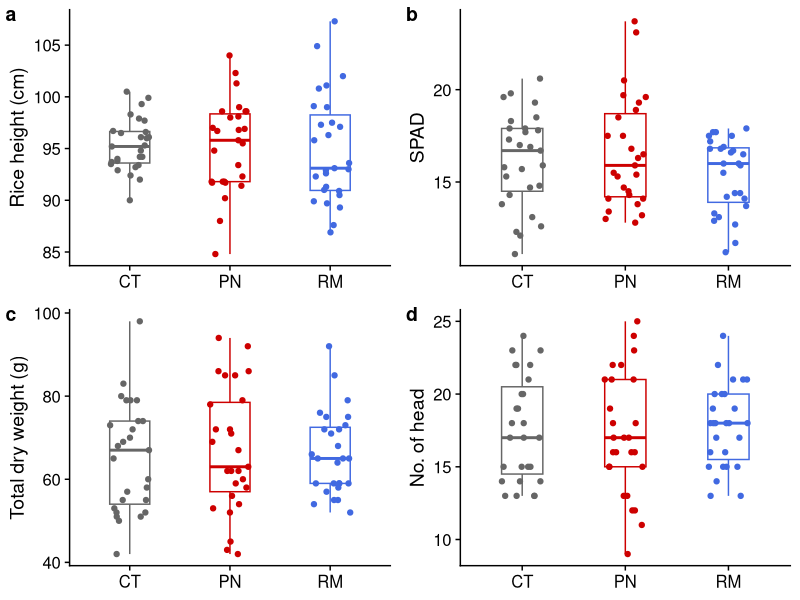
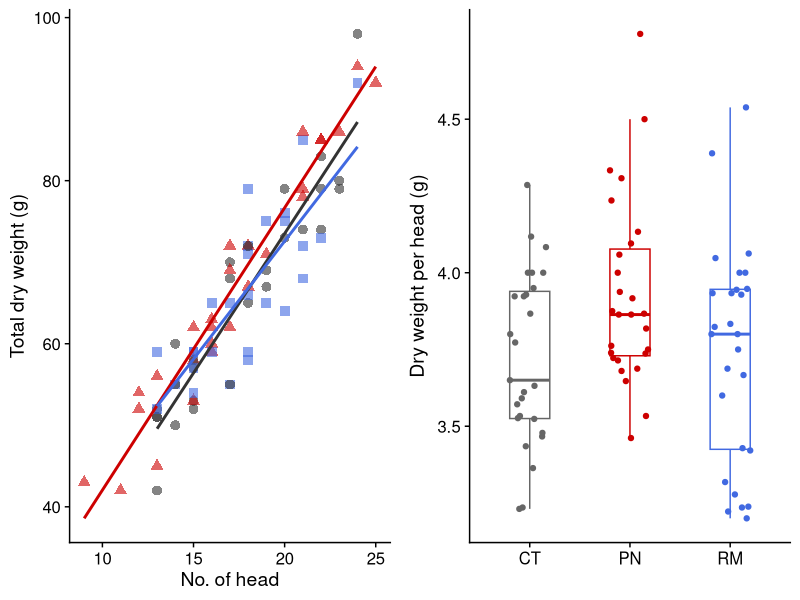
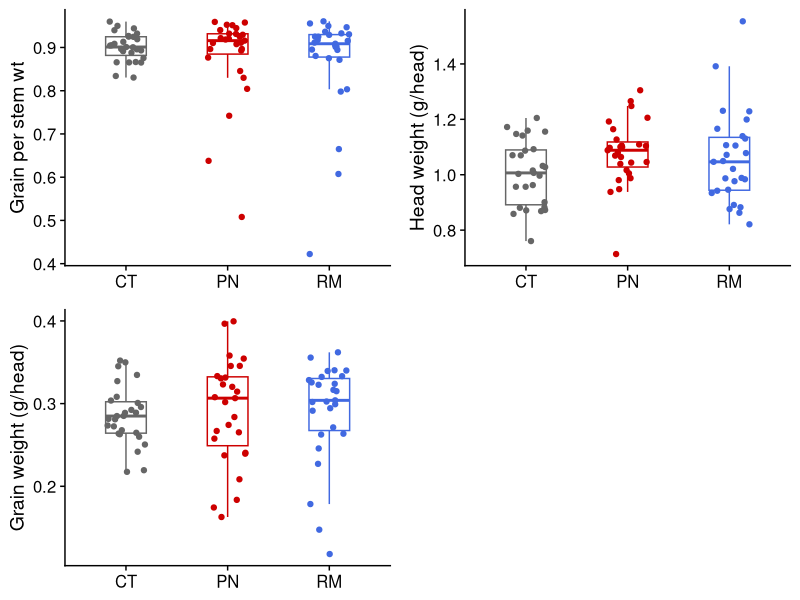

Here is the R script that generated these plots, in order:
####
#### PRESTO 2019, Rice manipulation experiment
#### Visualization of CER rice yield data
####

# Create output folder
output_folder02 <- "02_VisualizeYieldOut"
dir.create(output_folder02)

# Load library
library(tidyverse); packageVersion("tidyverse") # 1.3.0, 2021.1.12
library(lubridate); packageVersion("lubridate") # 1.7.9.2, 2021.1.12
library(cowplot); packageVersion("cowplot") # 1.1.1, 2021.1.12
library(ggrepel); packageVersion("ggrepel") # 0.9.0, 2021.1.12
library(ggsci); packageVersion("ggsci") # 2.9, 2021.1.12
#library(ggrepel); packageVersion("ggrepel")
theme_set(theme_cowplot())

# load data
d <- read.csv("data/data_rice_yield.csv")

# Visualize data (Basic pattern)
g1 <- ggplot(d, aes(x = treatment, y = max_rice_height, group = treatment, color = treatment)) +
  geom_boxplot(outlier.color = "white", outlier.shape = NA, width = 0.4) +
  geom_jitter(height = 0, width = 0.2) +
  scale_color_manual(values = c("gray40", "red3", "royalblue")) +
  ylab("Rice height (cm)") + xlab(NULL)

g2 <- ggplot(d, aes(x = treatment, y = spad, group = treatment, color = treatment)) +
  geom_boxplot(outlier.color = "white", outlier.shape = NA, width = 0.4) +
  geom_jitter(height = 0, width = 0.2) +
  scale_color_manual(values = c("gray40", "red3", "royalblue")) +
  ylab("SPAD") + xlab(NULL)

g3 <- ggplot(d, aes(x = treatment, y = total_dry_wt, group = treatment, color = treatment)) +
  geom_boxplot(outlier.color = "white", outlier.shape = NA, width = 0.4) +
  geom_jitter(height = 0, width = 0.2) +
  scale_color_manual(values = c("gray40", "red3", "royalblue")) +
  ylab("Total dry weight (g)") + xlab(NULL)

g4 <- ggplot(d, aes(x = treatment, y = n_head, group = treatment, color = treatment)) +
  geom_boxplot(outlier.color = "white", outlier.shape = NA, width = 0.4) +
  geom_jitter(height = 0, width = 0.2) +
  scale_color_manual(values = c("gray40", "red3", "royalblue")) +
  ylab("No. of head") + xlab(NULL)

g_all1 <- plot_grid(g1 + theme(legend.position = "none"),
                    g2 + theme(legend.position = "none"),
                    g3 + theme(legend.position = "none"),
                    g4 + theme(legend.position = "none"),
                    ncol = 2, labels = "auto")


# Visualization version 2
g5 <- ggplot(d, aes(x = n_head, y = total_dry_wt, group = treatment, color = treatment, shape = treatment, fill = treatment)) +
  geom_point(alpha = 0.6, size = 3) +
  scale_color_manual(values = c("gray20", "red3", "royalblue")) +
  scale_fill_manual(values = c("gray20", "red3", "royalblue")) +
  geom_smooth(method = "lm", se = FALSE) +
  xlab("No. of head") + ylab("Total dry weight (g)")

g6 <- ggplot(d, aes(x = treatment, y = total_dry_wt/n_head, group = treatment, color = treatment)) +
  geom_boxplot(outlier.color = "white", outlier.shape = NA, width = 0.4) +
  geom_jitter(height = 0, width = 0.2) + scale_color_manual(values = c("gray40", "red3", "royalblue")) +
  ylab("Dry weight per head (g)") + xlab(NULL)

g_all2 <- plot_grid(g5 + theme(legend.position = "none"),
                    g6 + theme(legend.position = "none"), ncol = 2, align = "hv")


# Visualization version 3 ####
g7 <- ggplot(d, aes(y = prop_fert_ster_wt, x = treatment, group = treatment, color = treatment)) +
  geom_boxplot(outlier.color = "white", outlier.shape = NA, width = 0.4) +
  geom_jitter(height = 0, width = 0.2) + scale_color_manual(values = c("gray40", "red3", "royalblue")) +
  ylab("Grain per stem wt") + xlab(NULL)

g8 <- ggplot(d, aes(y = total_head_wt/n_head, x = treatment, group = treatment, color = treatment)) +
  geom_boxplot(outlier.color = "white", outlier.shape = NA, width = 0.4) +
  geom_jitter(height = 0, width = 0.2) + scale_color_manual(values = c("gray40", "red3", "royalblue")) +
  ylab("Head weight (g/head)") + xlab(NULL)

g9 <- ggplot(d, aes(y = fert_grain_wt/stem_only_wt, x = treatment, group = treatment, color = treatment)) +
  geom_boxplot(outlier.color = "white", outlier.shape = NA, width = 0.4) +
  geom_jitter(height = 0, width = 0.2) + scale_color_manual(values = c("gray40", "red3", "royalblue")) +
  ylab("Grain weight (g/head)") + xlab(NULL)

g_all3 <- plot_grid(g7 + theme(legend.position = "none"),
                    g8 + theme(legend.position = "none"),
                    g9 + theme(legend.position = "none"),
                    ncol = 2, align = "hv")

# Save figures
ggsave(sprintf("%s/RiceYield_Fig1.pdf", output_folder02), g_all1, width = 8, height = 8)
ggsave(sprintf("%s/RiceYield_Fig2.pdf", output_folder02), g_all2, width = 8, height = 5)
ggsave(sprintf("%s/RiceYield_Fig3.pdf", output_folder02), g_all3, width = 8, height = 8)
